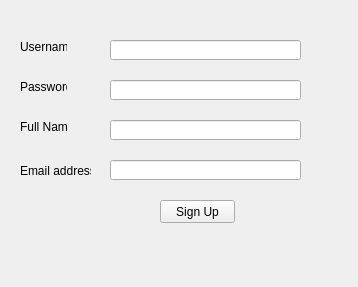
<?xml version="1.0" encoding="UTF-8"?>
<ui version="4.0">
 <class>SignUpWindow</class>
 <widget class="QWidget" name="SignUpWindow">
  <property name="geometry">
   <rect>
    <x>0</x>
    <y>0</y>
    <width>358</width>
    <height>287</height>
   </rect>
  </property>
  <property name="windowTitle">
   <string>PassionEAT Sign Up</string>
  </property>
  <property name="windowIcon">
   <iconset>
    <normaloff>icons/store.png</normaloff>icons/store.png</iconset>
  </property>
  <widget class="QLabel" name="UsernameSU">
   <property name="geometry">
    <rect>
     <x>20</x>
     <y>40</y>
     <width>47</width>
     <height>13</height>
    </rect>
   </property>
   <property name="text">
    <string>Username</string>
   </property>
  </widget>
  <widget class="QLabel" name="PasswordSU">
   <property name="geometry">
    <rect>
     <x>20</x>
     <y>80</y>
     <width>47</width>
     <height>13</height>
    </rect>
   </property>
   <property name="text">
    <string>Password</string>
   </property>
  </widget>
  <widget class="QLabel" name="FullNameSU">
   <property name="geometry">
    <rect>
     <x>20</x>
     <y>120</y>
     <width>47</width>
     <height>13</height>
    </rect>
   </property>
   <property name="text">
    <string>Full Name</string>
   </property>
  </widget>
  <widget class="QLabel" name="EmailSU">
   <property name="geometry">
    <rect>
     <x>20</x>
     <y>160</y>
     <width>71</width>
     <height>21</height>
    </rect>
   </property>
   <property name="text">
    <string>Email address</string>
   </property>
  </widget>
  <widget class="QLineEdit" name="UsernameSave">
   <property name="geometry">
    <rect>
     <x>110</x>
     <y>40</y>
     <width>191</width>
     <height>20</height>
    </rect>
   </property>
  </widget>
  <widget class="QLineEdit" name="PasswordSave">
   <property name="geometry">
    <rect>
     <x>110</x>
     <y>80</y>
     <width>191</width>
     <height>20</height>
    </rect>
   </property>
  </widget>
  <widget class="QLineEdit" name="FullNameSave">
   <property name="geometry">
    <rect>
     <x>110</x>
     <y>120</y>
     <width>191</width>
     <height>20</height>
    </rect>
   </property>
  </widget>
  <widget class="QLineEdit" name="EmailSave">
   <property name="geometry">
    <rect>
     <x>110</x>
     <y>160</y>
     <width>191</width>
     <height>20</height>
    </rect>
   </property>
  </widget>
  <widget class="QPushButton" name="SignUpSave">
   <property name="geometry">
    <rect>
     <x>160</x>
     <y>200</y>
     <width>75</width>
     <height>23</height>
    </rect>
   </property>
   <property name="text">
    <string>Sign Up</string>
   </property>
  </widget>
 </widget>
 <resources/>
 <connections/>
</ui>
